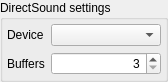
<?xml version="1.0" encoding="UTF-8"?>
<ui version="4.0">
 <class>Win32Options</class>
 <widget class="QWidget" name="Win32Options">
  <property name="geometry">
   <rect>
    <x>0</x>
    <y>0</y>
    <width>168</width>
    <height>69</height>
   </rect>
  </property>
  <property name="windowTitle">
   <string>Form</string>
  </property>
  <layout class="QGridLayout" name="gridLayout">
   <property name="margin">
    <number>0</number>
   </property>
   <item row="0" column="0">
    <widget class="QGroupBox" name="nameGroup">
     <property name="title">
      <string>DirectSound settings</string>
     </property>
     <layout class="QGridLayout" name="gridLayout_2">
      <property name="margin">
       <number>4</number>
      </property>
      <item row="0" column="0">
       <widget class="QLabel" name="labelDevice">
        <property name="sizePolicy">
         <sizepolicy hsizetype="Maximum" vsizetype="Preferred">
          <horstretch>0</horstretch>
          <verstretch>0</verstretch>
         </sizepolicy>
        </property>
        <property name="text">
         <string>Device</string>
        </property>
       </widget>
      </item>
      <item row="0" column="1">
       <widget class="QComboBox" name="devices">
        <property name="sizePolicy">
         <sizepolicy hsizetype="Expanding" vsizetype="Fixed">
          <horstretch>0</horstretch>
          <verstretch>0</verstretch>
         </sizepolicy>
        </property>
       </widget>
      </item>
      <item row="1" column="0">
       <widget class="QLabel" name="labelBuffers">
        <property name="sizePolicy">
         <sizepolicy hsizetype="Maximum" vsizetype="Preferred">
          <horstretch>0</horstretch>
          <verstretch>0</verstretch>
         </sizepolicy>
        </property>
        <property name="text">
         <string>Buffers</string>
        </property>
       </widget>
      </item>
      <item row="1" column="1">
       <widget class="QSpinBox" name="buffers">
        <property name="alignment">
         <set>Qt::AlignRight|Qt::AlignTrailing|Qt::AlignVCenter</set>
        </property>
        <property name="minimum">
         <number>3</number>
        </property>
        <property name="maximum">
         <number>10</number>
        </property>
       </widget>
      </item>
     </layout>
    </widget>
   </item>
  </layout>
 </widget>
 <resources/>
 <connections/>
</ui>
